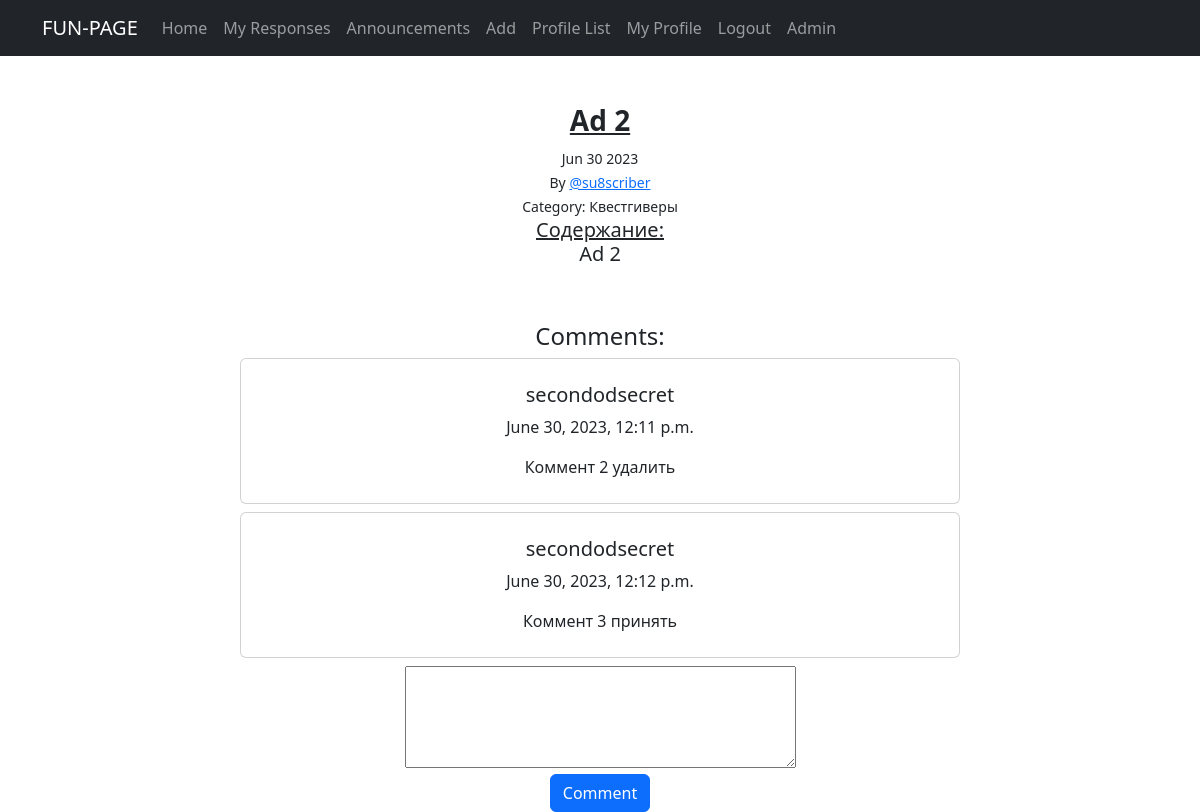
The app's page /ad/3/ (signed in), older data.
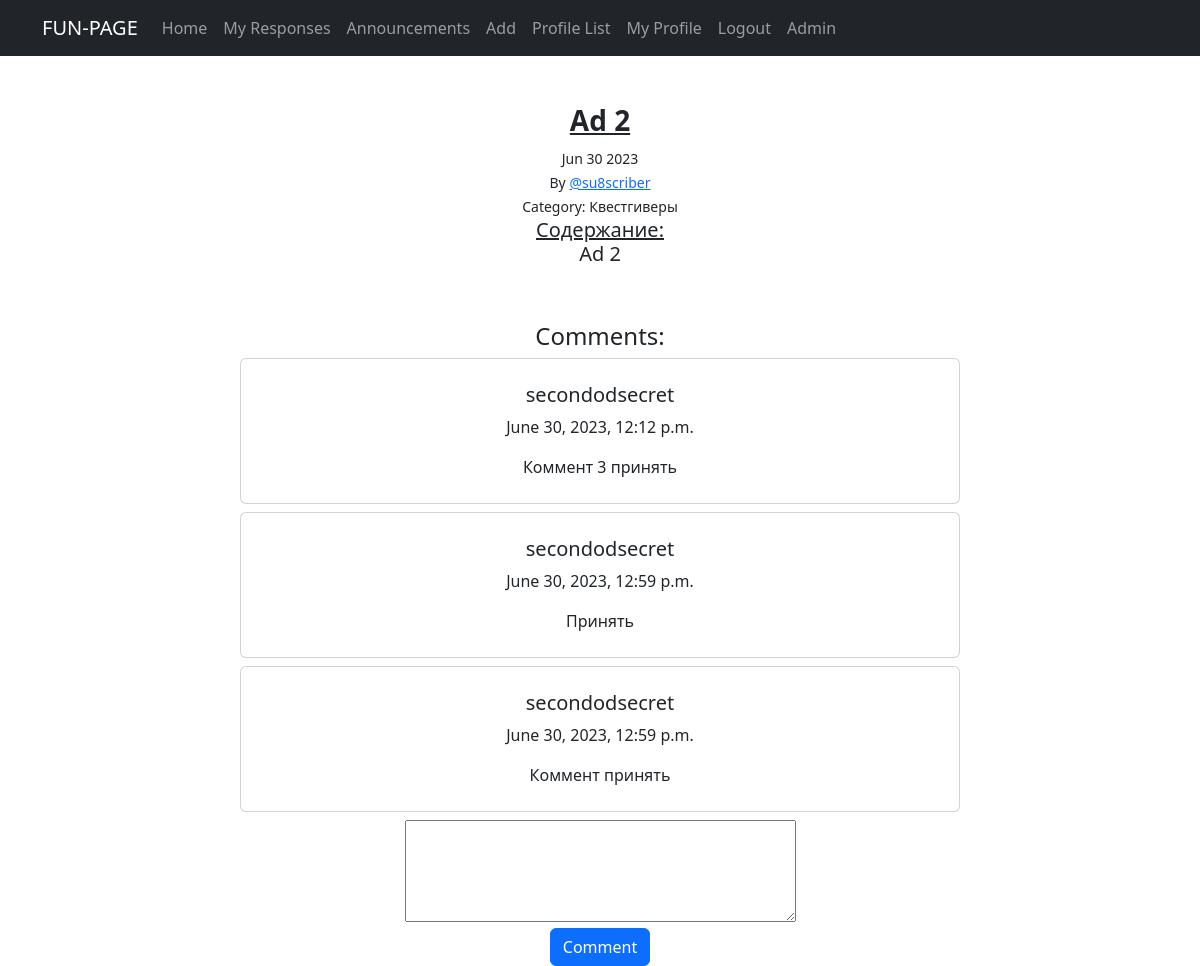
The same page, newer data.
### fun/models.py (models this page shows, shortened)
class Comment(models.Model):
    user = models.ForeignKey(User, on_delete=models.CASCADE)
    date = models.DateTimeField(auto_now_add=True)
    announcement = models.ForeignKey('Announcement', on_delete=models.CASCADE)
    content = models.TextField()

### fun/views.py (the view, shortened to what this page needs)
# urls.py: path('ad/<int:pk>/', AdView.as_view(), name='ad'),
class AdView(DetailView):
    model = Announcement
    template_name = 'ad_view.html'
    context_object_name = 'ad'
    queryset = Announcement.objects.all()
    form = CommentForm
    def get_context_data(self, **kwargs):
        context = super().get_context_data(**kwargs)
        context["form"] = self.form
        comments = Comment.objects.filter(announcement__author=self.request.user, announcement=self.get_object())
        context["comments"] = comments
        return context

### fun/models.py (called while the page is built)
    def __str__(self):
        return f'{self.name.title()}'

### templates/ad_view.html (shortened to what this page needs)
{% extends 'flatpages/default.html' %}
{% block content %}
<br/>
<h3><b><u>{{ ad.title}} </u></b></h3>
<small>{{ ad.date_added|date:'M d Y' }}</small>
<br/>
<small> By <a href="{% url 'profile' ad.author.id %}">@{{ ad.author|lower }}</a></small>
<br/>
<small>Category: {{ ad.category }}</small>
<h5> <u> Содержание:</u> <br/> {{ ad.text }}</h5>
<br>
<br>
<h4>Comments:</h4>
<div class ="section">
  <div class="container">
    <div class="row">
      <div class="col-lg-8 mx-auto">
        {% for comment in object.comment_set.all %}
        <div class="card p-2 mb-2">
            <div class="card-body">
                <h5 class="card-title">{{ comment.user.username }}</h5>
                <p class="card-text">{{ comment.date }}</p>
                <p class="card-text">{{ comment.content }}</p>
            </div>
        </div>
        {% empty %}
        <p>No comments yet.</p>
        {% endfor %}
        <form method="POST" action="{%url 'ad' pk=object.pk%}">
              <div class="form-group">
                {{form.content}}
              </div>
        <button class="btn btn-primary btn-block" type="submit">Comment</button>
        </form>
      </div>
    </div>
  </div>
</div>
{% endblock content %}

Row changes from the older to the newer data that the page shows:
removed Comment: user.username "secondodsecret", date "June 30, 2023, 12:11 p.m.", content "Коммент 2 удалить"
added Comment: user.username "secondodsecret", date "June 30, 2023, 12:59 p.m.", content "Принять"
added Comment: user.username "secondodsecret", date "June 30, 2023, 12:59 p.m.", content "Коммент принять"
